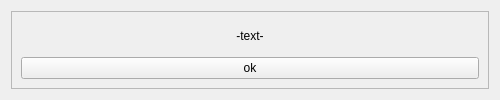
<?xml version="1.0" encoding="UTF-8"?>
<ui version="4.0">
 <class>Form_mensaje</class>
 <widget class="QWidget" name="Form_mensaje">
  <property name="geometry">
   <rect>
    <x>0</x>
    <y>0</y>
    <width>500</width>
    <height>100</height>
   </rect>
  </property>
  <property name="minimumSize">
   <size>
    <width>500</width>
    <height>100</height>
   </size>
  </property>
  <property name="maximumSize">
   <size>
    <width>500</width>
    <height>100</height>
   </size>
  </property>
  <property name="sizeIncrement">
   <size>
    <width>500</width>
    <height>100</height>
   </size>
  </property>
  <property name="baseSize">
   <size>
    <width>500</width>
    <height>100</height>
   </size>
  </property>
  <property name="windowTitle">
   <string>Form</string>
  </property>
  <layout class="QGridLayout" name="gridLayout">
   <item row="0" column="0">
    <widget class="QFrame" name="frame">
     <property name="frameShape">
      <enum>QFrame::StyledPanel</enum>
     </property>
     <property name="frameShadow">
      <enum>QFrame::Raised</enum>
     </property>
     <layout class="QGridLayout" name="gridLayout_2">
      <item row="0" column="0">
       <widget class="QLabel" name="label_msj">
        <property name="text">
         <string>&lt;html&gt;&lt;head/&gt;&lt;body&gt;&lt;p align=&quot;center&quot;&gt;-text-&lt;/p&gt;&lt;/body&gt;&lt;/html&gt;</string>
        </property>
       </widget>
      </item>
      <item row="1" column="0">
       <widget class="QPushButton" name="btn_ok">
        <property name="text">
         <string>ok</string>
        </property>
       </widget>
      </item>
     </layout>
    </widget>
   </item>
  </layout>
 </widget>
 <resources/>
 <connections/>
</ui>
